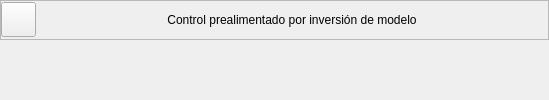
                <widget class="QWidget" name="sk_U3_T3">
                 <property name="styleSheet">
                  <string notr="true"/>
                 </property>
                 <layout class="QVBoxLayout" name="verticalLayout_40">
                  <property name="spacing">
                   <number>5</number>
                  </property>
                  <property name="leftMargin">
                   <number>0</number>
                  </property>
                  <property name="topMargin">
                   <number>0</number>
                  </property>
                  <property name="rightMargin">
                   <number>0</number>
                  </property>
                  <property name="bottomMargin">
                   <number>0</number>
                  </property>
                  <item>
                   <widget class="QFrame" name="frame_40">
                    <property name="minimumSize">
                     <size>
                      <width>0</width>
                      <height>35</height>
                     </size>
                    </property>
                    <property name="maximumSize">
                     <size>
                      <width>16777215</width>
                      <height>40</height>
                     </size>
                    </property>
                    <property name="frameShape">
                     <enum>QFrame::StyledPanel</enum>
                    </property>
                    <property name="frameShadow">
                     <enum>QFrame::Raised</enum>
                    </property>
                    <layout class="QHBoxLayout" name="horizontalLayout_19">
                     <property name="spacing">
                      <number>0</number>
                     </property>
                     <property name="sizeConstraint">
                      <enum>QLayout::SetDefaultConstraint</enum>
                     </property>
                     <property name="leftMargin">
                      <number>0</number>
                     </property>
                     <property name="topMargin">
                      <number>0</number>
                     </property>
                     <property name="rightMargin">
                      <number>0</number>
                     </property>
                     <property name="bottomMargin">
                      <number>0</number>
                     </property>
                     <item>
                      <widget class="QPushButton" name="bt_return_15">
                       <property name="minimumSize">
                        <size>
                         <width>35</width>
                         <height>35</height>
                        </size>
                       </property>
                       <property name="maximumSize">
                        <size>
                         <width>35</width>
                         <height>35</height>
                        </size>
                       </property>
                       <property name="text">
                        <string/>
                       </property>
                       <property name="icon">
                        <iconset>
                         <normaloff>resources/images/MainWindow/return.svg</normaloff>resources/images/MainWindow/return.svg</iconset>
                       </property>
                       <property name="iconSize">
                        <size>
                         <width>35</width>
                         <height>35</height>
                        </size>
                       </property>
                      </widget>
                     </item>
                     <item>
                      <spacer name="horizontalSpacer_33">
                       <property name="orientation">
                        <enum>Qt::Horizontal</enum>
                       </property>
                       <property name="sizeHint" stdset="0">
                        <size>
                         <width>131</width>
                         <height>20</height>
                        </size>
                       </property>
                      </spacer>
                     </item>
                     <item>
                      <widget class="QLabel" name="label_18">
                       <property name="text">
                        <string>Control prealimentado por inversión de modelo</string>
                       </property>
                       <property name="alignment">
                        <set>Qt::AlignCenter</set>
                       </property>
                      </widget>
                     </item>
                     <item>
                      <spacer name="horizontalSpacer_34">
                       <property name="orientation">
                        <enum>Qt::Horizontal</enum>
                       </property>
                       <property name="sizeHint" stdset="0">
                        <size>
                         <width>131</width>
                         <height>20</height>
                        </size>
                       </property>
                      </spacer>
                     </item>
                    </layout>
                   </widget>
                  </item>
                  <item>
                   <widget class="ContenidosTemas" name="U3_T3" native="true"/>
                  </item>
                 </layout>
                </widget>
